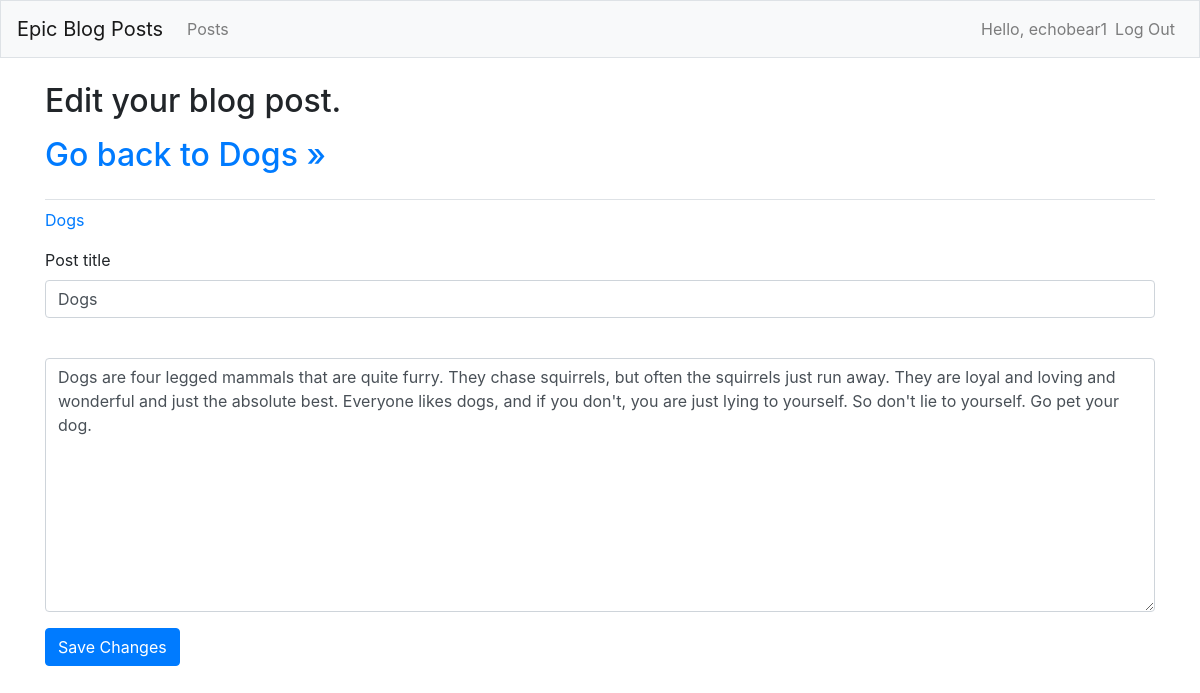
The app's page /edit_blog_post/1/ (signed in) with its own data.
### brian_blog_posts/models.py (models this page shows)
class BlogPost(models.Model):
	post_title = models.CharField(max_length=200)
	text = models.TextField()
	date_added = models.DateTimeField(auto_now_add=True)
	owner = models.ForeignKey(User, on_delete=models.CASCADE)
	def __str__(self):
		return self.post_title

### brian_blog_posts/views.py (the view)
# urls.py: path('edit_blog_post/<int:blog_post_id>/', views.edit_blog_post, name='edit_blog_post'),
@login_required
def edit_blog_post(request, blog_post_id):
	blog_post = BlogPost.objects.get(id=blog_post_id)
	if blog_post.owner != request.user:
		raise Http404
	if request.method != 'POST':
		form = TopicForm(instance=blog_post)
	else:
		form = TopicForm(instance=blog_post, data=request.POST)
		if form.is_valid():
			form.save()
			return redirect('brian_blog_posts:blog_post', blog_post_id=blog_post.id)
	context = {'blog_post': blog_post, 'form': form}
	return render(request, 'brian_blog_posts/edit_blog_post.html', context)

### brian_blog_posts/forms.py
class TopicForm(forms.ModelForm):
	class Meta:
		model = BlogPost
		fields = ['post_title', 'text']
		labels = {'text': ''}

### brian_blog_posts/templates/brian_blog_posts/edit_blog_post.html (shortened to what this page needs)
{% extends "brian_blog_posts/base.html" %}
{% load bootstrap4 %}
{% block page_header %}
  <h2>Edit your blog post.</h2>
  <p><h2><a href="{% url 'brian_blog_posts:blog_post' blog_post.id %}">
  	Go back to {{ blog_post }} &raquo;</a></h2></p>
{% endblock page_header %}
{% block content %}
  <p><a href="{% url 'brian_blog_posts:blog_post' blog_post.id %}">{{ blog_post }}</a></p>
  <form action="{% url 'brian_blog_posts:edit_blog_post' blog_post.id %}" method='post' class="form">
    {% bootstrap_form form %}
    {% buttons %}
      <button name="submit" class="btn btn-primary">Save Changes</button>
    {% endbuttons %}
  </form>
{% endblock content %}

### brian_blog_posts/templates/brian_blog_posts/base.html (shortened to what this page needs)
{% load bootstrap4 %}
<!doctype html>
<html lang="en">
<head>
  {% bootstrap_css %}
</head>
<body>
  <nav class="navbar navbar-expand-md navbar-light bg-light mb-4 border">
    <a class="navbar-brand" href="{% url 'brian_blog_posts:index'%}">
        Epic Blog Posts</a>
    <div class="collapse navbar-collapse" id="navbarCollapse">
      <ul class="navbar-nav mr-auto">
        <li class="nav-item">
          <a class="nav-link" href="{% url 'brian_blog_posts:blog_posts'%}">
              Posts</a></li>
      </ul>
      <ul class="navbar-nav ml-auto">
        {% if user.is_authenticated %}
          <li class="nav-item">
            <span class="navbar-text">Hello, {{ user.username }} </span>
          </li>
          <li class="nav-item">
            <a class="nav-link" href="{% url 'users:logout' %}">Log Out</a>
          </li>
        {% else %}
          <li class="nav-item">
            <a class="nav-link" href="{% url 'users:register' %}">Register</a>
          </li>
          <li class="nav-item">
            <a class="nav-link" href="{% url 'users:login' %}">Log in</a></li>
        {% endif %}
      </ul>
    </div>
  </nav>
  <main role="main" class="container">
    <div class="pb-2 mb-2 border-bottom">
      {% block page_header %}{% endblock page_header %}
    </div>
    <div>
      {% block content %}{% endblock content %}
    </div>
  </main>
</body>
</html>

### records on screen
BlogPost: post_title "Dogs", text "Dogs are four legged mammals that are quite furry. They chase squirrels, but often the squirrels just run away. They are loyal and loving and wonderful and just the absolute best. Everyone likes dogs, and if you don't, you are just lying to yourself. So don't lie to yourself. Go pet your dog."

### other values on screen
{{ user.username }} "echobear1"
